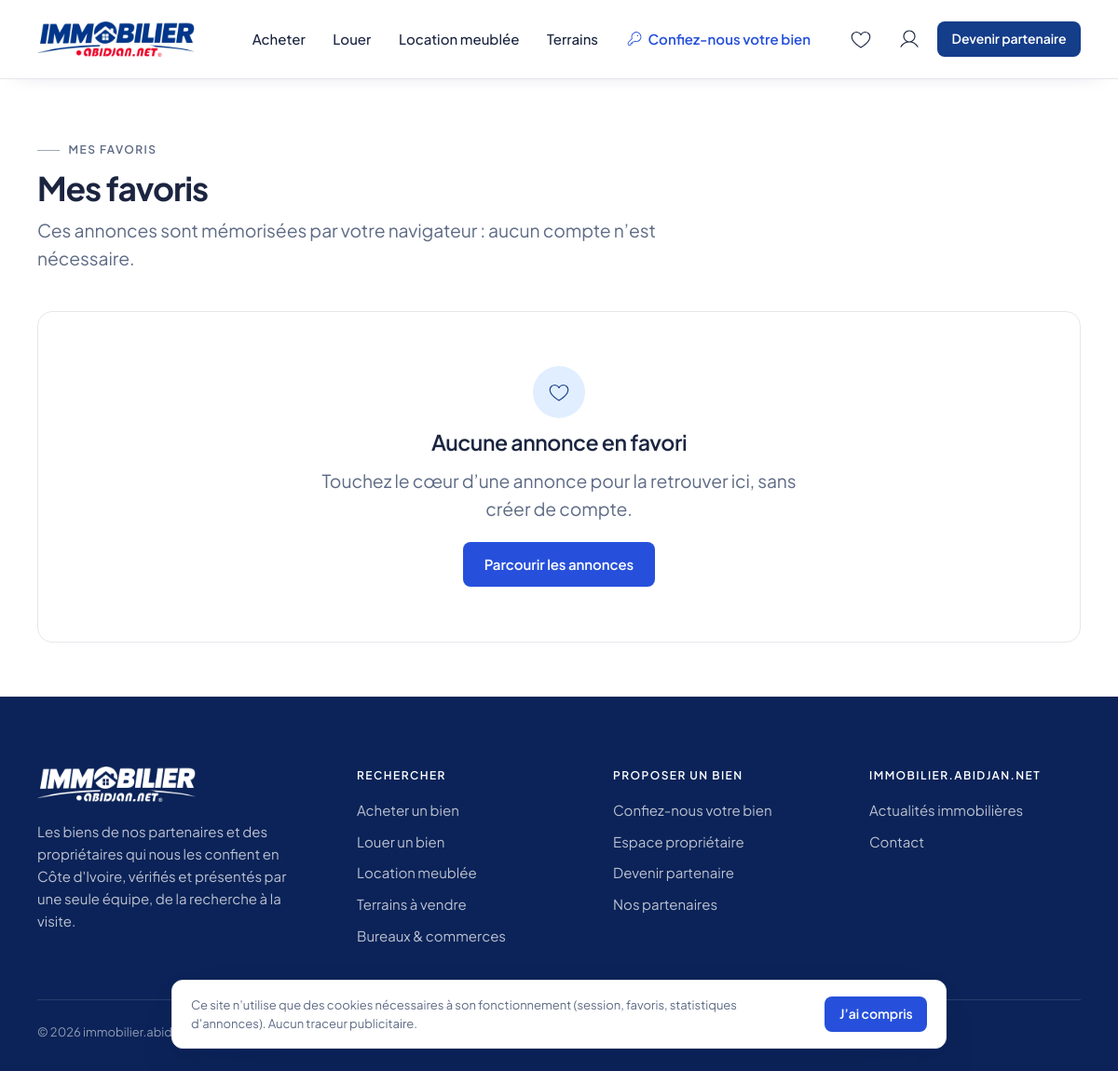
/favoris, run on the app's committed database.
### tables this page shows
CREATE TABLE countries (
  id                 INT UNSIGNED     NOT NULL AUTO_INCREMENT,
  iso2               CHAR(2)          NOT NULL,
  name               VARCHAR(100)     NOT NULL,
  name_translations  JSON             NULL,
  currency_code      CHAR(3)          NOT NULL COMMENT 'ISO 4217 (XOF, XAF, GHS…)',
  currency_symbol    VARCHAR(10)      NOT NULL,
  currency_decimals  TINYINT UNSIGNED NOT NULL DEFAULT 0,
  phone_prefix       VARCHAR(6)       NOT NULL,
  default_locale     VARCHAR(10)      NOT NULL DEFAULT 'fr',
  timezone           VARCHAR(40)      NOT NULL,
  is_active          TINYINT(1)       NOT NULL DEFAULT 0,
  sort_order         SMALLINT         NOT NULL DEFAULT 0,
  created_at         DATETIME         NOT NULL DEFAULT CURRENT_TIMESTAMP,
  updated_at         DATETIME         NULL ON UPDATE CURRENT_TIMESTAMP,
  PRIMARY KEY (id),
  UNIQUE KEY uq_countries_iso2 (iso2)
);

CREATE TABLE sites (
  id                 INT UNSIGNED  NOT NULL AUTO_INCREMENT,
  country_id         INT UNSIGNED  NOT NULL,
  code               VARCHAR(30)   NOT NULL COMMENT 'Identifiant technique (ci, sn…)',
  name               VARCHAR(100)  NOT NULL,
  theme              VARCHAR(50)   NOT NULL DEFAULT 'default',
  default_locale     VARCHAR(10)   NOT NULL DEFAULT 'fr',
  supported_locales  JSON          NULL COMMENT '["fr","en"]',
  contact_email      VARCHAR(190)  NULL,
  contact_phone      VARCHAR(30)   NULL,
  contact_whatsapp   VARCHAR(30)   NULL,
  address            VARCHAR(255)  NULL,
  latitude           DECIMAL(10,7) NULL COMMENT 'Position de l''éditeur (carte de la page Contact)',
  longitude          DECIMAL(10,7) NULL,
  social_links       JSON          NULL COMMENT '{"facebook": "https://…", …} — réseaux affichés dans le pied de page',
  analytics_id       VARCHAR(40)   NULL COMMENT 'Tag Google (G-… ou UA-…), chargé après consentement, production uniquement',
  status             ENUM('active','maintenance','disabled') NOT NULL DEFAULT 'disabled',
  created_at         DATETIME      NOT NULL DEFAULT CURRENT_TIMESTAMP,
  updated_at         DATETIME      NULL ON UPDATE CURRENT_TIMESTAMP,
  PRIMARY KEY (id),
  UNIQUE KEY uq_sites_code (code),
  KEY idx_sites_country (country_id),
  CONSTRAINT fk_sites_country FOREIGN KEY (country_id) REFERENCES countries (id)
);

### app/Views/front/layouts/app.php (the view, shortened to what the rows shown need)
<?php
$headerOverlay ??= false;
$analyticsId = site()?->analyticsTag();
$cmsPages = site() !== null
    ? app()->pages()->byCodes(['about', 'how_it_works', 'faq', 'legal_notice', 'terms', 'privacy', 'cookies'], site()->id, locale())
    : [];
?>
<!doctype html>
<html lang="<?= e(locale()) ?>">
<head>
  <link rel="stylesheet" href="<?= e(asset('css/app.css')) ?>">
</head>
<body class="<?= $headerOverlay ? '' : 'im-has-header' ?>">
  <main id="contenu" tabindex="-1">
    <?= $content ?>
  </main>
  <?= render_view('front/partials/footer', ['pages' => $cmsPages, 'cookieSettings' => $analyticsId !== null]) ?>
</body>
</html>

### app/Views/front/partials/footer.php (shortened to what the rows shown need)
<?php
$site = site();
$siteName = $site->name ?? config('app.name');
$country = $site?->country->localizedName(locale()) ?? '';
?>
<footer class="im-footer">
  <div class="im-container">
    <div class="im-footer__top">
      <div class="im-footer__about">
        <a class="im-footer__brand" href="<?= e(url()) ?>" aria-label="<?= e(__('front.nav.home_label', ['site' => $siteName])) ?>">
          <?= logo_picture('assets/img/brand/logo-immobilier-abidjan-net-blanc.png', ['width' => 428, 'height' => 96, 'loading' => 'lazy']) ?>
        </a>
        <p class="im-footer__pitch"><?= e(__('front.footer.pitch', ['country' => $country])) ?></p>
      </div>
    </div>
    <div class="im-footer__bottom">
      <span>© <?= e(date('Y')) ?> <?= e($siteName) ?></span>
    </div>
  </div>
</footer>

### data on the page
countries: name "Les biens de nos partenaires et des propriétaires qui nous les confient en Côte d'Ivoire, vérifiés et présentés par une seule équipe, de la recherche à la visite."
sites: name "immobilier.abidjan.net"

### other printed values
$item['label'] "Acheter"
$item['label'] "Louer"
$item['label'] "Location meublée"
$item['label'] "Terrains"
__('front.nav.entrust_property') "Confiez-nous votre bien"
__('front.nav.become_partner') "Devenir partenaire"
__('front.nav.favorites') "MES FAVORIS"
__('front.favorites.title') "Mes favoris"
__('front.favorites.lead') "Ces annonces sont mémorisées par votre navigateur : aucun compte n’est nécessaire."
__('front.favorites.empty_title') "Aucune annonce en favori"
__('front.favorites.empty_text') "Touchez le cœur d’une annonce pour la retrouver ici, sans créer de compte."
__('front.favorites.empty_cta') "Parcourir les annonces"
$title "RECHERCHER"
$label "Acheter un bien"
$label "Louer un bien"
